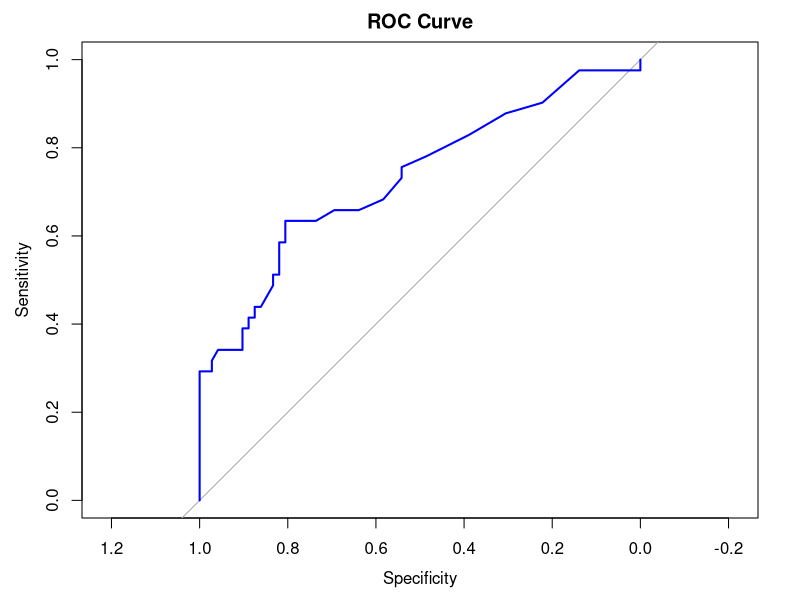

This chart was generated by the following R code:
## ---- chunk 1
#| message: false
library(pROC)
data(aSAH, package = "pROC")
roc_obj <- roc(aSAH$outcome, aSAH$s100b)
plot(roc_obj, main = "ROC Curve", col = "blue", lwd = 2)
auc_value <- auc(roc_obj)
auc_value
